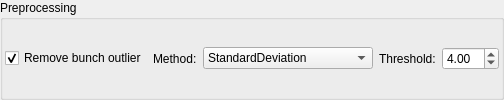
            <widget class="QGroupBox" name="groupBox_3">
             <property name="title">
              <string>Preprocessing</string>
             </property>
             <layout class="QGridLayout" name="gridLayout_21">
              <property name="leftMargin">
               <number>2</number>
              </property>
              <property name="topMargin">
               <number>2</number>
              </property>
              <property name="rightMargin">
               <number>2</number>
              </property>
              <property name="bottomMargin">
               <number>2</number>
              </property>
              <item row="0" column="2">
               <widget class="QComboBox" name="comboBox_outlier_method">
                <property name="currentIndex">
                 <number>1</number>
                </property>
                <item>
                 <property name="text">
                  <string>MedianAbsoluteDeviation</string>
                 </property>
                </item>
                <item>
                 <property name="text">
                  <string>StandardDeviation</string>
                 </property>
                </item>
               </widget>
              </item>
              <item row="0" column="4">
               <widget class="QDoubleSpinBox" name="doubleSpinBox_outlier_threshold">
                <property name="value">
                 <double>4.000000000000000</double>
                </property>
               </widget>
              </item>
              <item row="0" column="1">
               <widget class="QLabel" name="label_6">
                <property name="sizePolicy">
                 <sizepolicy hsizetype="Fixed" vsizetype="Preferred">
                  <horstretch>0</horstretch>
                  <verstretch>0</verstretch>
                 </sizepolicy>
                </property>
                <property name="text">
                 <string>Method:</string>
                </property>
               </widget>
              </item>
              <item row="0" column="0">
               <widget class="QCheckBox" name="checkBox_outlier">
                <property name="text">
                 <string>Remove bunch outlier</string>
                </property>
                <property name="checked">
                 <bool>true</bool>
                </property>
               </widget>
              </item>
              <item row="0" column="3">
               <widget class="QLabel" name="label_13">
                <property name="sizePolicy">
                 <sizepolicy hsizetype="Fixed" vsizetype="Preferred">
                  <horstretch>0</horstretch>
                  <verstretch>0</verstretch>
                 </sizepolicy>
                </property>
                <property name="text">
                 <string>Threshold:</string>
                </property>
               </widget>
              </item>
             </layout>
            </widget>
